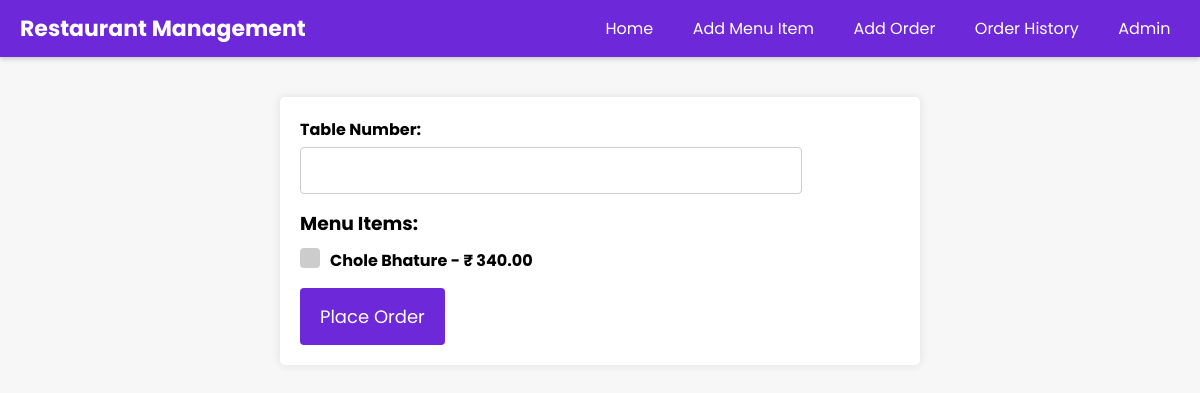
Page /create_order/ on the earlier database version.
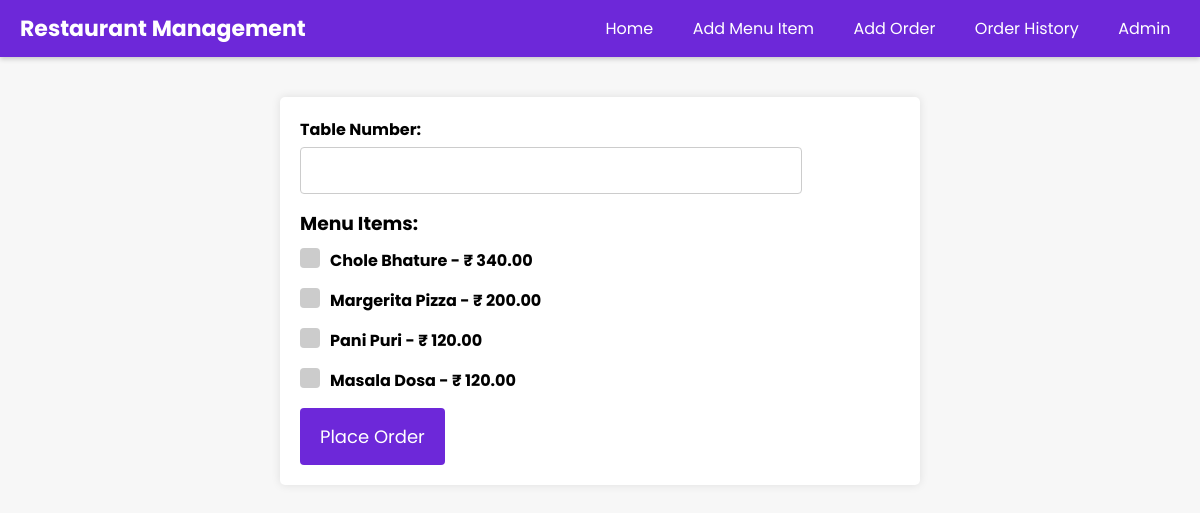
Same page on the later database version.
### restaurant/models.py (models this page shows, shortened)
class MenuItem(models.Model):
    name = models.CharField(max_length=100)
    description = models.TextField()
    price = models.DecimalField(max_digits=8, decimal_places=2)
    class Meta:
        app_label = 'restaurant'

### restaurant/views.py (the view)
# urls.py: path('create_order/', views.create_order, name='create_order'),
def create_order(request):
    if request.method == 'POST':
        selected_items = request.POST.getlist('item')
        table_number = request.POST['table_number']
        order = Order.objects.create(table_number=table_number)
        order.items.set(selected_items)
        return redirect('order_history')
    menu_items = MenuItem.objects.all()
    return render(request, 'restaurant/create_order.html', {'menu_items': menu_items})

### restaurant/templates/restaurant/create_order.html (shortened to what this page needs)
<!DOCTYPE html>
<html lang="en">
  <head>
  </head>
  <body>
    {% include 'navbar.html' %}
    <div class="form-container">
      <form method="post">
        <label for="table_number">Table Number:</label>
        <input type="number" name="table_number" required />
        <h3>Menu Items:</h3>
        <ul>
          {% for item in menu_items %}
          <li>
            <label class="custom-checkbox">
              <span class="checkmark"></span>
              {{ item.name }} - ₹ {{ item.price }}
            </label>
          </li>
          {% endfor %}
        </ul>
        <input type="submit" value="Place Order" />
      </form>
    </div>
  </body>
</html>

Differences in the rows shown:
added MenuItem: name "Margerita Pizza", price "200.00"
added MenuItem: name "Pani Puri", price "120.00"
added MenuItem: name "Masala Dosa", price "120.00"
